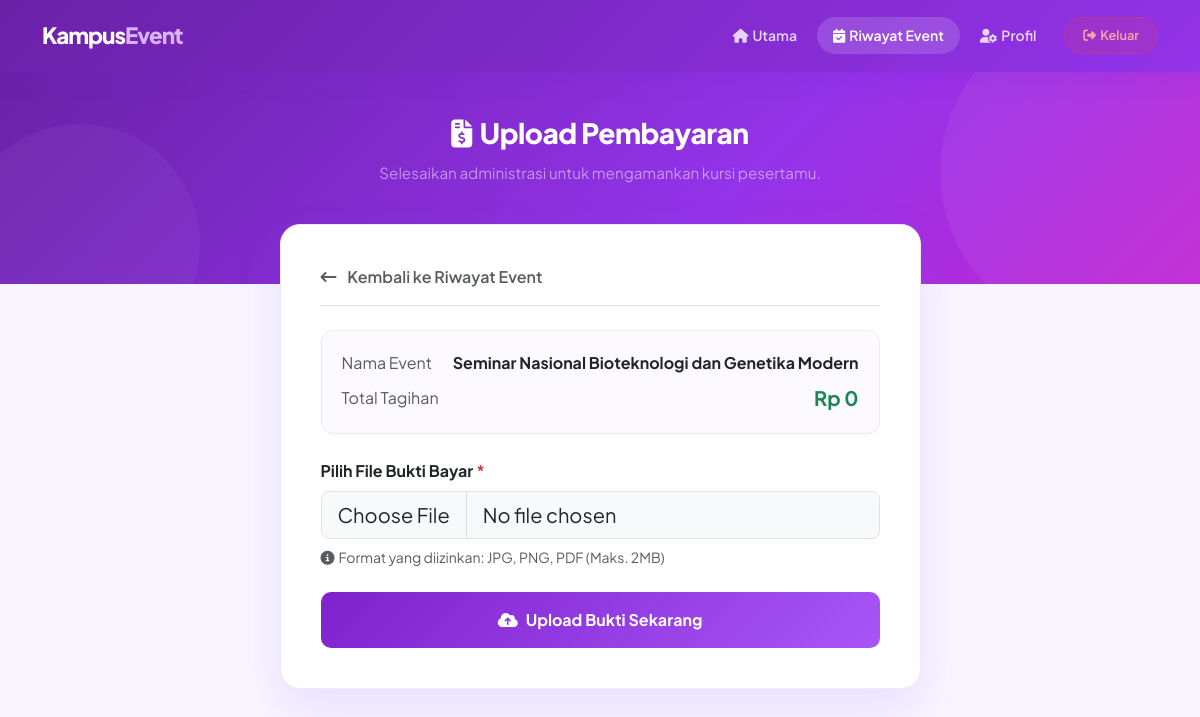
Screenshot of /mahasiswa/pembayaran.php?id=8 (signed in) with the database file from the repository.
### tables this page shows
CREATE TABLE `pendaftaran` (
  `id_pendaftaran` int(11) NOT NULL,
  `id_event` int(11) NOT NULL,
  `nim` varchar(20) NOT NULL,
  `tanggal_daftar` timestamp NOT NULL DEFAULT current_timestamp(),
  `status` enum('Menunggu','Diterima','Ditolak') DEFAULT 'Menunggu'
);

CREATE TABLE `event` (
  `id_event` int(11) NOT NULL,
  `id_hmj` int(11) NOT NULL,
  `id_prodi` int(11) DEFAULT NULL,
  `nama_event` varchar(200) NOT NULL,
  `kategori` enum('Lomba','Seminar','Open Recruitment','Workshop','Lainnya') DEFAULT 'Lainnya',
  `deskripsi` text DEFAULT NULL,
  `lokasi` varchar(200) DEFAULT NULL,
  `tanggal_event` date NOT NULL,
  `kuota` int(11) NOT NULL,
  `biaya` decimal(10,2) DEFAULT 0.00,
  `poster` varchar(255) DEFAULT NULL,
  `link_grup` varchar(255) DEFAULT NULL,
  `informasi_peserta` text DEFAULT NULL,
  `status` enum('Process','Disetujui','Ditolak') DEFAULT 'Process'
);

### mahasiswa/pembayaran.php (the view, shortened to what this page needs)
<?php
include "../config/koneksi.php";
$id_pendaftaran = (int) $_GET['id'];
$pendaftaran = mysqli_fetch_assoc(mysqli_query($conn, "
    SELECT
        pendaftaran.id_pendaftaran,
        pendaftaran.status,
        event.nama_event,
        event.biaya
    FROM pendaftaran
    JOIN mahasiswa ON pendaftaran.nim = mahasiswa.nim
    JOIN event ON pendaftaran.id_event = event.id_event
    WHERE pendaftaran.id_pendaftaran = '$id_pendaftaran'
    AND mahasiswa.id_user = '" . $_SESSION['id_user'] . "'
"));
?>
<!DOCTYPE html>
<html lang="id">
<head>
    <link href="https://cdn.jsdelivr.net/npm/bootstrap@5.3.3/dist/css/bootstrap.min.css" rel="stylesheet">
    <link rel="stylesheet" href="https://cdnjs.cloudflare.com/ajax/libs/font-awesome/6.4.0/css/all.min.css">
</head>
<body>
<nav class="navbar navbar-expand-lg navbar-dark navbar-custom sticky-top">
    <div class="container">
        <a class="navbar-brand navbar-brand-logo" href="dashboard.php">
            Kampus<span>Event</span>
        </a>
        <div class="collapse navbar-collapse" id="navbarNav">
            <ul class="navbar-nav ms-auto align-items-center gap-1 mt-3 mt-lg-0">
                <li class="nav-item">
                    <a class="nav-link nav-pill" href="dashboard.php">
                        <i class="fa-solid fa-house me-1"></i>Utama
                    </a>
                </li>
                <li class="nav-item">
                    <a class="nav-link nav-pill active" href="event_saya.php">
                        <i class="fa-solid fa-calendar-check me-1"></i>Riwayat Event
                    </a>
                </li>
                <li class="nav-item">
                    <a class="nav-link nav-pill" href="profil.php">
                        <i class="fa-solid fa-user-gear me-1"></i>Profil
                    </a>
                </li>
                <li class="nav-item ms-2">
                    <a class="btn-logout" href="../logout.php">
                        <i class="fa-solid fa-right-from-bracket me-1"></i>Keluar
                    </a>
                </li>
            </ul>
        </div>
    </div>
</nav>
<section class="hero-section text-center">
    <div class="container">
        <div class="hero-greeting">
            <i class="fa-solid fa-file-invoice-dollar me-2"></i>Upload Pembayaran
        </div>
        <div class="text-white-50 mt-2" style="font-size: 0.95rem;">
            Selesaikan administrasi untuk mengamankan kursi pesertamu.
        </div>
    </div>
</section>
<div class="container mb-5">
    <div class="row justify-content-center">
        <div class="col-lg-7">
            <div class="page-card">
                <div class="mb-4 pb-3 border-bottom">
                    <a href="event_saya.php" class="text-decoration-none fw-semibold text-muted">
                        <i class="fa-solid fa-arrow-left-long me-2"></i> Kembali ke Riwayat Event
                    </a>
                </div>
                <div class="info-box">
                    <div class="d-flex justify-content-between align-items-center mb-2">
                        <span class="text-muted">Nama Event</span>
                        <span class="fw-bold text-dark text-end"><?= htmlspecialchars($pendaftaran['nama_event']); ?></span>
                    </div>
                    <div class="d-flex justify-content-between align-items-center">
                        <span class="text-muted">Total Tagihan</span>
                        <span class="fw-bold fs-5 text-success">Rp <?= number_format($pendaftaran['biaya'], 0, ',', '.'); ?></span>
                    </div>
                </div>
                <form action="pembayaran.php?id=<?= $id_pendaftaran; ?>" method="POST" enctype="multipart/form-data">
                    <div class="mb-4">
                        <label class="fw-bold mb-2 text-dark">Pilih File Bukti Bayar <span class="text-danger">*</span></label>
                        <input type="file" class="form-control form-control-lg bg-light" name="bukti" accept=".jpg,.jpeg,.png,.pdf" required>
                        <small class="text-muted mt-2 d-block"><i class="fa-solid fa-circle-info me-1"></i>Format yang diizinkan: JPG, PNG, PDF (Maks. 2MB)</small>
                    </div>
                    <button type="submit" class="btn btn-purple w-100 fs-6 py-3"><i class="fa-solid fa-cloud-arrow-up me-2"></i>Upload Bukti Sekarang</button>
                </form>
            </div>
        </div>
    </div>
</div>
</body>
</html>

### mahasiswa/pembayaran.php (style rules this page uses)
:root { --purple-50: #faf5ff; --purple-100: #f3e8ff; --purple-200: #e9d5ff; --purple-500: #a855f7; --purple-600: #9333ea; --purple-700: #7e22ce; --purple-800: #6b21a8; --purple-900: #581c87; --soft-bg: #f8f5ff; --card-bg: #ffffff; --text-dark: #1a1a2e; --text-muted: #64748b; --border: #ede9f6; --radius-lg: 20px; --radius-md: 14px; --radius-sm: 10px; --shadow-sm: 0 2px 8px rgba(139,92,246,0.06); --shadow-md: 0 8px 24px rgba(139,92,246,0.10); --shadow-lg: 0 20px 48px rgba(139,92,246,0.14); }
* { box-sizing: border-box; }
body { font-family: 'Plus Jakarta Sans', sans-serif; background-color: var(--soft-bg); min-height: 100vh; color: var(--text-dark); }
.navbar-custom { background: linear-gradient(135deg, var(--purple-800) 0%, var(--purple-600) 100%); box-shadow: 0 4px 24px rgba(109,40,217,0.18); padding: 14px 0; }
.navbar-brand-logo { font-size: 1.4rem; font-weight: 900; letter-spacing: -1px; color: #fff; text-decoration: none; }
.navbar-brand-logo span { color: #d8b4fe; }
.nav-pill { font-weight: 600; font-size: 0.875rem; color: rgba(255,255,255,0.8) !important; padding: 8px 16px !important; border-radius: 50px !important; transition: all 0.2s; }
.nav-pill:hover, .nav-pill.active { color: #fff !important; background: rgba(255,255,255,0.15) !important; }
.btn-logout { background: rgba(239,68,68,0.15); border: 1px solid rgba(239,68,68,0.3); color: #fca5a5; font-weight: 600; font-size: 0.8rem; padding: 8px 18px; border-radius: 50px; transition: all 0.2s; text-decoration: none; display: inline-block; }
.hero-section { background: linear-gradient(135deg, var(--purple-800) 0%, var(--purple-600) 60%, #c026d3 100%); padding: 40px 0 100px; position: relative; overflow: hidden; }
.hero-section::before { content: ''; position: absolute; top: -60px; right: -60px; width: 320px; height: 320px; background: rgba(255,255,255,0.05); border-radius: 50%; }
.hero-section::after { content: ''; position: absolute; bottom: -80px; left: -40px; width: 240px; height: 240px; background: rgba(255,255,255,0.04); border-radius: 50%; }
.hero-greeting { font-size: 1.75rem; font-weight: 800; color: #fff; letter-spacing: -0.5px; }
.page-card { background: var(--card-bg); border-radius: var(--radius-lg); border: 1px solid var(--border); box-shadow: var(--shadow-lg); padding: 40px; margin-top: -60px; position: relative; z-index: 10; }
.info-box { background: #fcfaff; padding: 20px; border-radius: 12px; border: 1px solid #ede7f6; margin-bottom: 25px; }
.btn-purple { background: linear-gradient(135deg, var(--purple-700), var(--purple-500)); color: white; border: none; font-weight: 700; border-radius: var(--radius-sm); transition: opacity 0.2s, transform 0.1s; }

### rows the page displays
pendaftaran: id_event.nama_event "Seminar Nasional Bioteknologi dan Genetika Modern", id_event.biaya "0"
